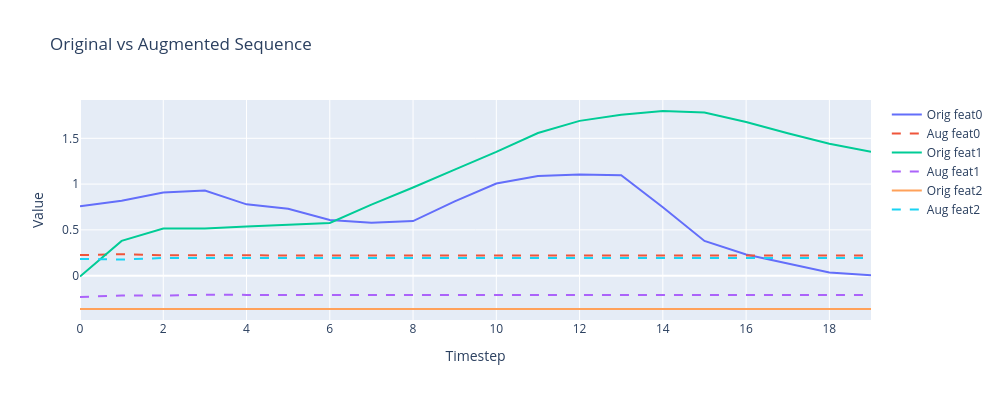

Notebook cell for this chart:
### Code cell
# Compare original and decoded
idx = 0
X_orig = X_train[few_mask][idx]
X_decoded_sample = X_aug_decoded[idx]

fig = go.Figure()
for feat in range(3):
    fig.add_trace(go.Scatter(y=X_orig[:, feat].numpy(), mode='lines', name=f'Orig feat{feat}', line=dict(dash='solid')))
    fig.add_trace(go.Scatter(y=X_decoded_sample[:, feat].numpy(), mode='lines', name=f'Aug feat{feat}', line=dict(dash='dash')))
fig.update_layout(title='Original vs Augmented Sequence', xaxis_title='Timestep', yaxis_title='Value', width=1000, height=400)
fig.show()

### Figure 1 — Plotly figure (JSON) as saved in the notebook; plotly's stock layout.template omitted (floating-point values rounded to 4 significant figures)
{"data": [{"line": {"dash": "solid"}, "mode": "lines", "name": "Orig feat0", "type": "scatter", "y": [0.7567, 0.8184, 0.9072, 0.9295, 0.7789, 0.7296, 0.6086, 0.579, 0.5963, 0.811, 1.006, 1.087, 1.105, 1.097, 0.7468, 0.3791, 0.231, 0.1299, 0.03362, 0.004006]}, {"line": {"dash": "dash"}, "mode": "lines", "name": "Aug feat0", "type": "scatter", "y": [0.2246, 0.2337, 0.222, 0.2202, 0.2207, 0.2209, 0.2208, 0.2209, 0.2209, 0.2209, 0.2209, 0.2209, 0.2209, 0.2209, 0.2209, 0.2209, 0.2209, 0.2209, 0.2209, 0.2209]}, {"line": {"dash": "solid"}, "mode": "lines", "name": "Orig feat1", "type": "scatter", "y": [-0.009792, 0.3797, 0.5159, 0.5159, 0.538, 0.5539, 0.576, 0.7756, 0.9624, 1.159, 1.352, 1.558, 1.691, 1.757, 1.798, 1.783, 1.678, 1.555, 1.441, 1.352]}, {"line": {"dash": "dash"}, "mode": "lines", "name": "Aug feat1", "type": "scatter", "y": [-0.2338, -0.2165, -0.2171, -0.2086, -0.2102, -0.2108, -0.2108, -0.2109, -0.2108, -0.2108, -0.2108, -0.2108, -0.2108, -0.2108, -0.2108, -0.2108, -0.2108, -0.2108, -0.2108, -0.2108]}, {"line": {"dash": "solid"}, "mode": "lines", "name": "Orig feat2", "type": "scatter", "y": [-0.3643, -0.3643, -0.3643, -0.3643, -0.3643, -0.3643, -0.3643, -0.3643, -0.3643, -0.3643, -0.3643, -0.3643, -0.3643, -0.3643, -0.3643, -0.3643, -0.3643, -0.3643, -0.3643, -0.3643]}, {"line": {"dash": "dash"}, "mode": "lines", "name": "Aug feat2", "type": "scatter", "y": [0.1818, 0.1759, 0.1923, 0.1915, 0.1926, 0.1924, 0.1923, 0.1923, 0.1923, 0.1923, 0.1923, 0.1923, 0.1923, 0.1923, 0.1923, 0.1923, 0.1923, 0.1923, 0.1923, 0.1923]}], "layout": {"height": 400, "title": {"text": "Original vs Augmented Sequence"}, "width": 1000, "xaxis": {"title": {"text": "Timestep"}}, "yaxis": {"title": {"text": "Value"}}}}
